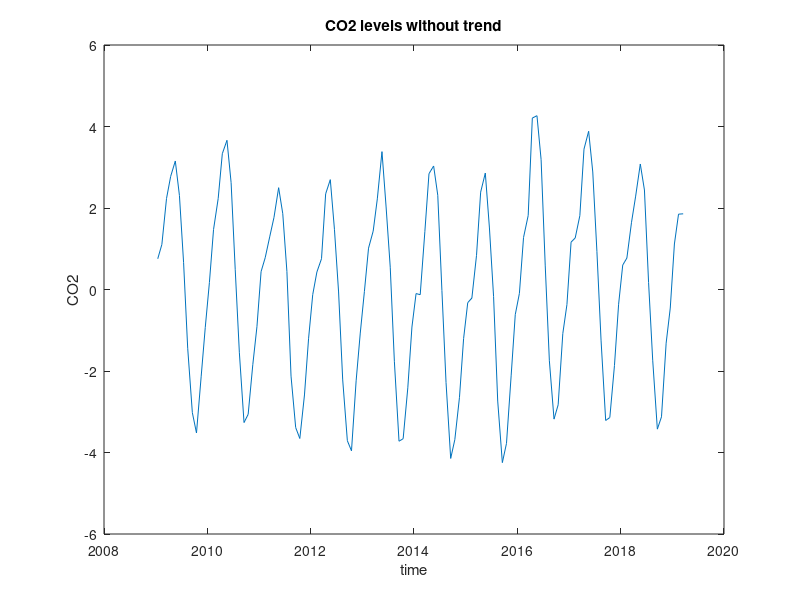
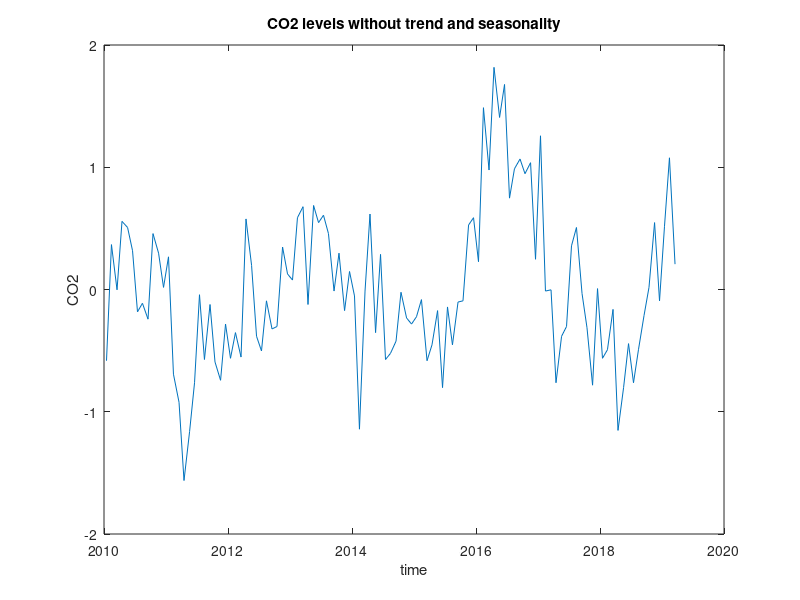
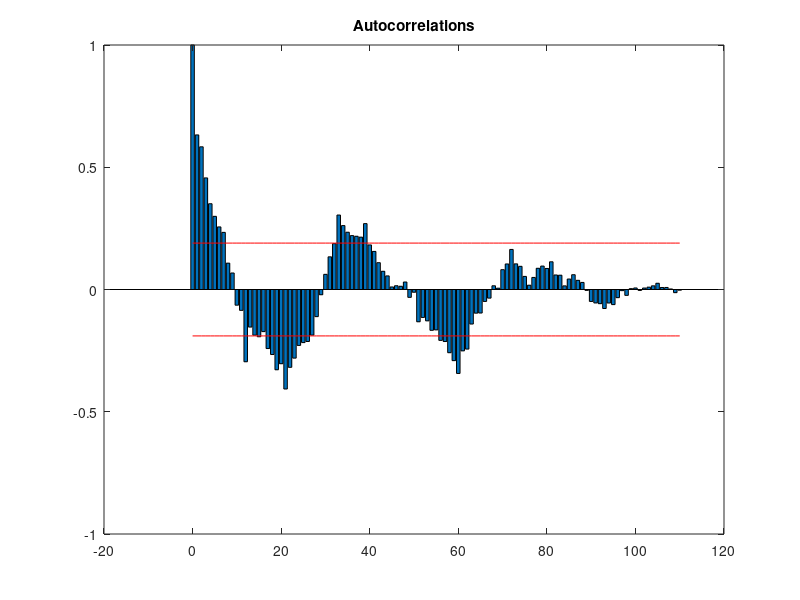
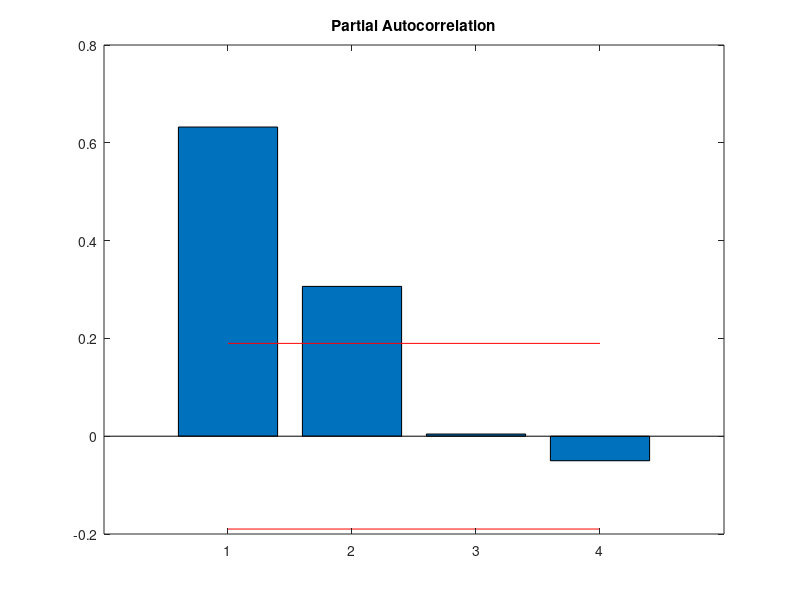

MATLAB code for these plots, in order:
clear all
close all
disp('----PhysFin-HA3------------------')

disp('----------------Ex1--------------')
d=importdata('ex3_1.dat'); 
t=d(:,1); co2=d(:,2); month=d(:,3);
p=polyfit(t,co2,1); 
trend=polyval(p,t);
co2_nt = co2-trend; %co2 notrend
figure(1)
plot(t,co2_nt)
title('CO2 levels without trend')
ylabel('CO2')
xlabel('time')

co2_nt_ns = co2_nt(13:end)-co2_nt(1:end-12); %notrend no seasonality
figure(2)
plot(t(13:end),co2_nt_ns)
title('CO2 levels without trend and seasonality')
ylabel('CO2')
xlabel('time')
ind_shift = [0:length(co2_nt_ns)-1];

for i=ind_shift
gamma(i+1) = 1/length(co2_nt_ns) * sum(co2_nt_ns(1+i:end).*co2_nt_ns(1:end-i));

end
figure(3)
rhos = gamma/gamma(1);
bar(ind_shift,rhos)
hold on
plot(ind_shift,ones(1,length(ind_shift))*(2/sqrt(length(ind_shift))),'r' )
plot(ind_shift,-ones(1,length(ind_shift))*(2/sqrt(length(ind_shift))),'r' )
title('Autocorrelations')
hold off

%PACF
ps=[1:4];
for p=ps
    rho = rhos(1:p+1) ;
    rho_mat =[rho(1:end-1)'] ;
    for i = 1:p-1
        rho_mat=[rho_mat circshift(rho((1:end-1)),i)'];
    end
    ph = inv(rho_mat)*rho(2:end)';
    phi_jj(p) = ph(end);
end
figure(4)
bar(ps,phi_jj)
hold on
plot(ps,ones(1,length(phi_jj))*(2/sqrt(length(ind_shift))),'r' )
plot(ps,-ones(1,length(phi_jj))*(2/sqrt(length(ind_shift))),'r' )
title('Partial Autocorrelation')
inds = [(nonzeros((phi_jj >2/sqrt(length(ind_shift))).*[1:length(phi_jj)]))]';
phi_jj = nonzeros(phi_jj.*(phi_jj >2/sqrt(length(ind_shift))));

A=[];
y=co2_nt_ns;
for i=[1:length(inds)]
A = [A y(inds(end)+1-inds(i):end-inds(i))];
end

disp('Coefficients')
phi = inv(A'*A)*A' * y(inds(end)+1:end)

new_y = A*phi;
figure(5)
plot(t(13:end),co2_nt_ns,'*')
title('fit vs data')
hold on
plot(t(13+max(inds):end),new_y)
legend('data','fit')
hold off


disp('----------------Ex2--------------')
disp(' ')
disp(' ')
clear all
D= @(x) 1/(3*gamma(3)).*exp(-x.^(1/3)); %distribution function
C = @(x) gammainc(x.^(1/3),3); %cumulative
Xi =@(x,n) n*C(x).^(n-1) .* D(x); 
n=[0 1 1e2 1e3 1e4 1e5 1e6 1e7 1e8 1e9 1e10];

for i = [1:length(n)]
xn(i) = integral(@(x)(x.*Xi(x,n(i))),0,inf); %use built integrate function
end

figure(6)
semilogx(n,xn.^(1/3))
title('The average maximum expected value')
ylabel('maximum expected value')
xlabel('n')

disp('---finished----------------------')


